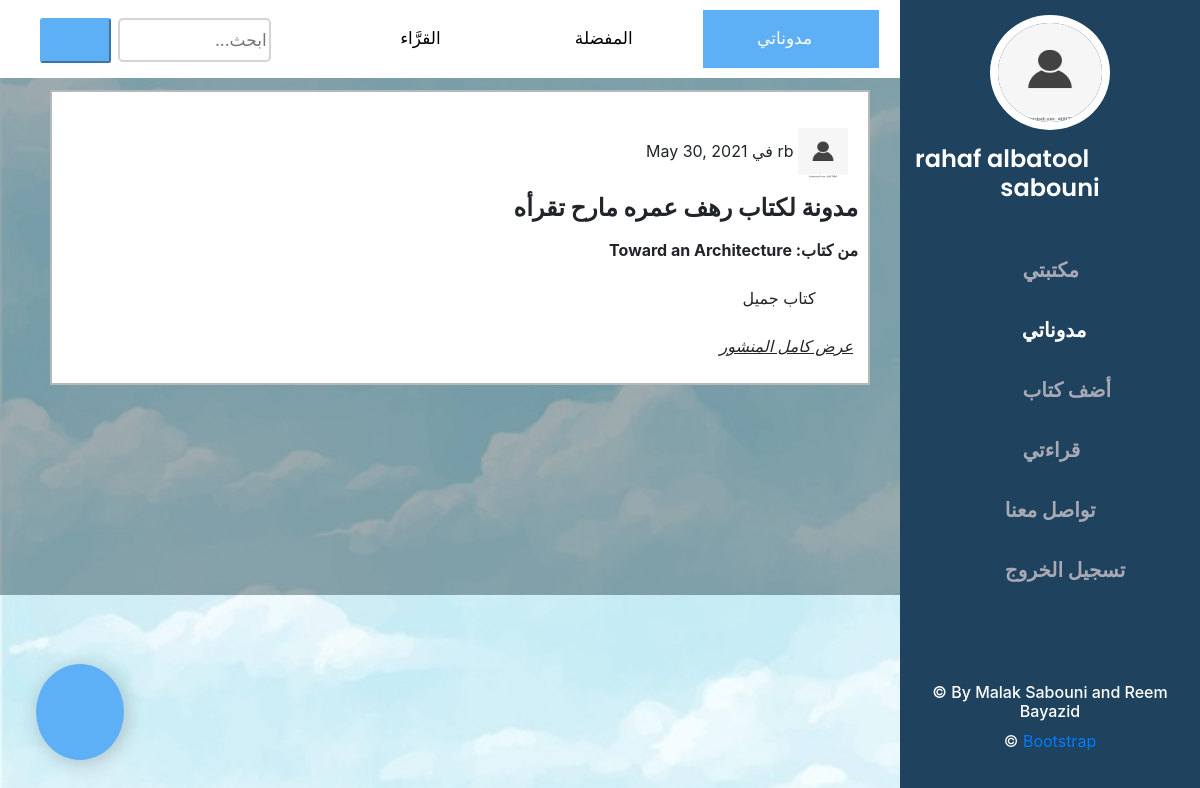
The app's page /myNotes (signed in), older data.
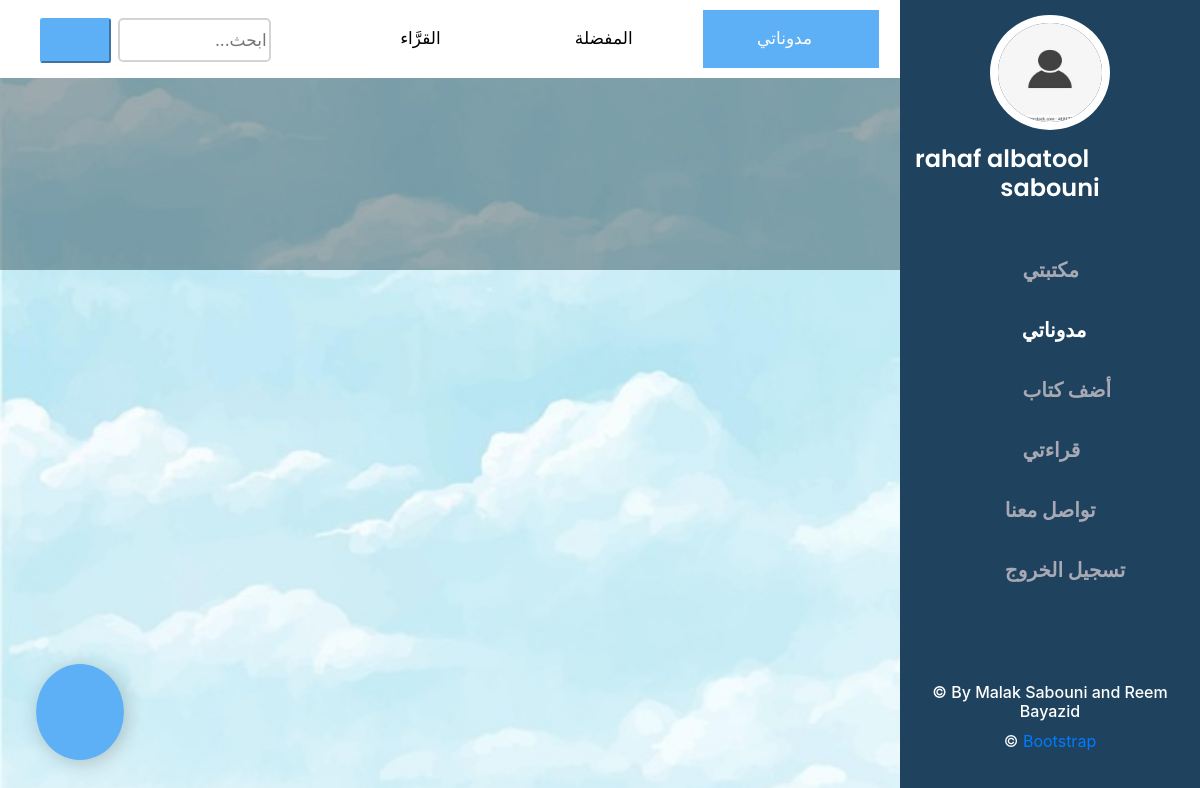
The same page, newer data.
### AJNIHA/models.py (models this page shows, shortened)
class ReaderAccount(models.Model):
    fName= models.CharField(max_length=40)
    sName = models.CharField(max_length=40)
    username= models.ForeignKey(User,on_delete=models.CASCADE)
    email= models.EmailField()
    prof_pic= models.ImageField(default='/default.jpg',blank=True,null=True,upload_to='')

class ReadingRecords(models.Model):
    book_shelf_user= models.ForeignKey(shelves_Readers_Books,on_delete=models.CASCADE)
    note_title = models.CharField(max_length=40)
    date = models.DateTimeField()
    note = RichTextField()
    private = models.BooleanField(default=False)
    bookcompleted = models.BooleanField(default=False)
    headerImg=models.ImageField(blank=True,null=True,upload_to='')
    def summary(self):
        return self.note[:50]

class shelves_Readers_Books(models.Model):
    reader= models.ForeignKey(ReaderAccount,unique=False, on_delete=models.CASCADE)
    book= models.ForeignKey(Book,unique=False, on_delete=models.CASCADE)
    shelf= models.ForeignKey(Shelves,unique=False, on_delete=models.CASCADE)
    class Meta:
        unique_together = ('reader', 'book','shelf')

class Book(models.Model):
    author= models.CharField(max_length=40)
    pageNo = models.IntegerField(null=True,blank=True)
    bookTitle = models.CharField(max_length=40)
    isbn=models.CharField(max_length=40,default=1,null=True,blank=True)
    description =models.TextField(null=True,blank=True)
    bookLink = models.CharField(max_length=200,null=True,blank=True,default=None)
    image = models.ImageField(default='/book.png',blank=True,null=True,auto_created=True,upload_to='')

### AJNIHA/views.py (the view)
# urls.py: path('myNotes', views.myNotes, name='myNotes'),
@login_required(login_url='loginPage')
def myNotes(request):
    user = request.user
    nav1 = "myNotes"
    if request.method == "POST":
        if "AddNote" in request.POST:
            title = request.POST.get('title')
            note = request.POST.get('note')
            date = datetime.now()
            private = request.POST.get('private')
            if private == "on":
                private = True
            else:
                private = False
            myfile =None
            try:
                myfile = request.FILES['myfile']
            except:
                pass
            bookSelect = request.POST.get("shelfSelect")
            book_shelf_user = shelves_Readers_Books.objects.filter(reader__username__exact=user,
                                                                   book__bookTitle__exact=bookSelect)
            record = ReadingRecords(book_shelf_user=book_shelf_user.first(), note_title=title, date=date,
                                     note=note, private=private,headerImg=myfile)
            record.save()
            return niv(request, nav1, "succA")
        elif "FavA" in request.POST:
            noteId = request.POST.get("txt")
            noteId = ReadingRecords.objects.filter(id__exact=noteId).first()
            Reader = ReaderAccount.objects.filter(username__username__exact=user).first()
            var_com = liked_post(note_id=noteId, liked_by=Reader)
            try:
                var_com.save()
            except:
                var_com = liked_post.objects.filter(note_id=noteId, liked_by=Reader).first()
                var_com.delete()
            return niv(request, nav1, "succL")
        elif "AddNoteEdit" in request.POST:
            title = request.POST.get('titleEdit')
            note = request.POST.get('noteEdit')
            noteId = request.POST.get("noteSelected")
            private = request.POST.get('privateEdit')
            if private == "on":
                private = True
            else:
                private = False
            bookSelect = request.POST.get("shelfSelectEdit")
            book_shelf_user = shelves_Readers_Books.objects.filter(reader__username__exact=user,
                                                               book__bookTitle__exact=bookSelect)
            Record = ReadingRecords.objects.filter(id__exact=noteId).first()
            Record.book_shelf_user=book_shelf_user.first()
            Record.note_title=title
            Record.note=note
            Record.private=private
            Record.save()
            return niv(request, "myNotes", "succE")
        elif "noteToDelete" in request.POST:
            noteId= request.POST.get("noteDelete")
            noteId =ReadingRecords.objects.filter(id__exact=noteId)
            noteId.delete()
            return niv(request, "myNotes", "succD")
        elif "search" in request.POST:
            filterKey = request.POST.get("search-boc")
            return filterNotes(request, nav1, filterKey)
    else:
        return niv(request, nav1, "")

### AJNIHA/forms.py
class ReadingRecordForm(ModelForm):
    note = forms.CharField(widget=CKEditorWidget())
    class Meta:
        model = ReadingRecords
        fields = ['note']

class EditReadingReacordField(ModelForm):
    noteEdit = forms.CharField(widget=CKEditorWidget())
    class Meta:
        model = ReadingRecords
        fields = ['noteEdit']

### AJNIHA/templates/AJNIHA/myNotes.html (shortened to what this page needs)
{% extends 'AJNIHA/layout.html' %}
{% load static %}
{% block content %}
<!DOCTYPE html>
<html>
<head>
    <link href="{% static 'wingsApp/userHome/assets/css/noteNavStyle.css'%}" rel="stylesheet">
<link href="https://maxcdn.bootstrapcdn.com/font-awesome/4.2.0/css/font-awesome.min.css" rel="stylesheet" media="all">
</head>
<body>
<header class="topnav">
    <div class="navTypes">
           <a class="" href="{% url 'allNotes' %}"> القرَّاء <i class="bx bx-globe"></i></a>
            <a   href="{% url 'liked' %}"> المفضلة<i class="bx bx-book-bookmark"></i> </a>
    <a  class="activeNote" href="{% url 'myNotes' %}"> مدوناتي<i class="bx bx-note"> </i> </a>
        </div>
<div class="search-container">
           <form method="post">
 <input type="text" placeholder="...ابحث"   id="search-box" name="search-boc"  />
                                  <button type="submit" id="search" name="search" ><i  class="bx bx-search" ></i></button>
         </form>
  </div>
</header>
<main id="main">
    <section style="background-color: transparent" id="portfolio" class="portfolio section-bg" >
<div style="direction:rtl;background-color: rgba(5,32,40,0.37);
  align-items: center;
  padding: 30px;
"
 class="container">
{% for note in notes %}
<div style=""  data-aos="fade-up" data-aos-delay="100">
    <div style="  border-color: hsla(0, 0%, 100%, .6);
" class=" portfolio-item filter-app">
        <div style="background-color: white;
border-style: solid;border-color: #b4b8b8;border-width: 2px;
padding: 10px;
" class="portfolio-wrap1  ">
            <p style="text-align: right">
               <p style="float: right;margin: 10px;">   <img src="{{ note.book_shelf_user.reader.prof_pic.url }}" style="height: 50px;width: 50px;" > {{ note.book_shelf_user.reader.username }} في  {{ note.date.date}}</p>
                    <br><br><br>
                    <b style="font-size: 24px;float: right;" >{{ note.note_title }}</b>
                    <br><br>
                    <b style="float: right;">من كتاب:  {{ note.book_shelf_user.book.bookTitle }}</b>
                    <br><br>
            <p style="float: right; margin-right: 10px;"><i class="bx bxs-quote-alt-right" style="float: right;margin-right: 10px;margin-left: 10px;"></i>{{ note.summary|safe }} <i class="bx bxs-quote-alt-left" style="margin-left: 10px;margin-right: 10px"></i></p><br><br>
            <div class="portfolio-links" style="float: right;display: block;" >
                 <a  class="portfolio-lightbox" title="
	                  <h3 style='color:#e16912;margin-top: 30px;' > عنوان التدوينة: {{ note.note_title }} </h3> </b>
	                  <h5 style='color:#e16912;' > من كتاب: {{ note.book_shelf_user.book.bookTitle }}
	                   </h5>
	                  <hr>
        <br><br>
	<h4 style='color: #322e2f;display:block;overflow: auto;height:100px;width:90%; margin:auto;'>
	 {{ note.note }}
	 </h4>
	 <hr>
	 <h4 style='color:#12a4d9;'>
	<img src='{{ note.book_shelf_user.reader.prof_pic.url }}' style='height: 70px;width: 70px;' >
	{{ note.book_shelf_user.reader.username }} :نشرت بواسطة
	</h4>
	<h6 style='color:#12a4d9;'>
	{{ note.date}}
	</h6>
	" style="padding-left: 5px;">
         <i style="float: right;padding-right: 5px;text-decoration:underline;cursor: pointer ">عرض كامل المنشور</i>
</a>
        </div>
<div style="display: inline-block; margin-bottom: 15px; padding: 0px" >
                <a title="إضافة إلى المفضلة" id="{{ note.id }}" name="addFav" ><i class="bx bx-heart hvr-icon-bounce" style="padding-left: 5px; color: darkred; font-size:24px; "id="{{ note.id }}"></i> </a>
                    <a  title="تعديل التدوينة" class=""  name="edit" id="{{ note.id }}" ><i class="bx bxs-edit-alt hvr-icon-bounce" style="padding-left: 5px; color: #0a58ca;font-size:24px;"  id="{{ note.id }}"></i></a>
                   <a  title="حذف التدوينة" class="" name="delete"  id="{{note.id}}"> <i class="bx bxs-x-square hvr-icon-bounce" style="padding-left: 5px; color: chocolate;font-size:24px;"  id="{{ note.id }}"></i></a>
                </div>
    </div>
</div>
{% endfor %}
 <form method="post">
        </form>
 <form method="post">
            </form>
</div>
</div>
    </section>
</main>
<button id="myBtn"  type="button" class="button addNote bx bxs-pen" style="font-size:36px; border-radius: 100%;position: fixed; bottom: 5%;left: 3%;padding: 30px;" title="إضافة مدونة" ></button>
  </body>
    </html>
{% endblock %}

### AJNIHA/templates/AJNIHA/layout.html (shortened to what this page needs)
{% load static %}
<!DOCTYPE html>
<html lang="en">
<head>
  <link href="{% static 'wingsApp/userHome/assets/vendor/aos/aos.css'%}" rel="stylesheet">
  <link href="{% static 'wingsApp/userHome/assets/vendor/bootstrap/css/bootstrap.min.css'%}" rel="stylesheet">
  <link href="{% static 'wingsApp/userHome/assets/vendor/bootstrap-icons/bootstrap-icons.css'%}" rel="stylesheet">
  <link href="{% static 'wingsApp/userHome/assets/vendor/boxicons/css/boxicons.min.css'%}" rel="stylesheet">
  <link href="{% static 'wingsApp/userHome/assets/vendor/glightbox/css/glightbox.min.css'%}" rel="stylesheet">
  <link href="{% static 'wingsApp/userHome/assets/vendor/swiper/swiper-bundle.min.css'%}" rel="stylesheet">
  <link href="{% static 'wingsApp/userHome/assets/css/style.css'%}" rel="stylesheet">
</head>
  <header id="header">
    <div class="d-flex flex-column">
      <div class="profile">
<a href="{% url 'setting' %}">
            <img src=" {% block profile %} {{ reader.prof_pic.url }} {% endblock %} " alt="" class="rounded-circle" style="border-radius: 3em;height: 115px;">
<div style="position: absolute;
  top: 12%;
  left: 50%;
  transform: translate(-50%, -50%);" class="centered">تغيير الصورة</div>
</a>
        <h1 class="text-light"><a >{{ request.user.first_name }}  {{ request.user.last_name }} </a></h1>
      <br>
      </div>
    </div>
      <nav id="navbar" class="nav-menu navbar">
          <ul>
           <li><a href="{% url 'library' %}" class="nav-link scrollto"  id ="libMainNav"> <span style="color:#1f435f">hh</span> <span> مكتبتي </span><span style="color:#1f435f">d</span><i class="bx bx-library"></i></a></li>
          <li><a href="{% url 'myNotes' %}" class="nav-link scrollto " id ="noteMainNav"><span style="color:#1f435f; font-size: small">nnn</span> <span> مدوناتي </span><span style="color:#1f435f">d</span><i class="bx bx-file-blank"></i> </a></li>
           <li><a href="{% url 'search' %}" class="nav-link scrollto"  id ="addMainNav"><span style="color:#1f435f; font-size: small">ddd</span><span> أضف كتاب </span><span style="color:#1f435f">d</span><i class="bx bx-book-add"></i> </a></li>
         <li><a href="{% url 'stat' %}" class="nav-link scrollto"  id ="readMainNav"><span style="color:#1f435f; font-size: small">ddd</span> <span> قراءتي </span><span style="color:#1f435f">d</span><i class="bx bx-chart"></i> </a></li>
           <li><a href="{% url 'contact' %}" class="nav-link scrollto"  id ="contactlibMainNav"><span style="color:#1f435f;font-size: small">d</span> <span> تواصل معنا </span><span style="color:#1f435f">d</span><i class="bx bx-envelope"></i> </a></li>
          <li><a href="{% url 'logoutUser' %}" class="nav-link scrollto" ><span style="color:#1f435f;font-size: small">d</span> <span> تسجيل الخروج </span><span style="color:#1f435f">d</span><i class="bx bx-exit"></i> </a></li>
        </ul>
      </nav>
   <footer id="footer">
       <br><br><br>
    <div class="container align-content-end">
      <div class="credits">
          <h6>&copy; By Malak Sabouni and Reem Bayazid </h6>
        &copy; <a href="https://bootstrapmade.com/">Bootstrap</a>
      </div>
    </div>
  </footer>
  </header>
{% block content %}
{% endblock %}
<link rel="stylesheet" href="https://maxcdn.bootstrapcdn.com/bootstrap/4.0.0/css/bootstrap.min.css">

### AJNIHA/static/wingsApp/userHome/assets/css/style.css (style rules this page uses)
body { font-family: "Open Sans", sans-serif; color: #272829; background: url("../img/Webp.net-resizeimage(5).jpg") top left no-repeat fixed; background-size: cover; }
a { color: #149ddd; text-decoration: none; }
h1, h2, h3, h4, h5, h6 { font-family: "Raleway", sans-serif; }
#header { position: fixed; top: 0; right: 0; bottom: 0; width: 300px; transition: all ease-in-out 0.5s; z-index: 9997; transition: all 0.5s; padding: 0 15px; background: #1f435f; overflow-y: auto; }
#header .profile img { margin: 15px auto; display: block; width: 120px; border: 8px solid #ffffff; }
#header .profile h1 { font-size: 24px; margin: 0; padding: 0; font-weight: 600; -moz-text-align-last: center; text-align-last: center; font-family: "Poppins", sans-serif; }
#header .profile h1 a, #header .profile h1 a:hover { color: #fff; text-decoration: none; }
#main { margin-right: 300px; direction: rtl; }
.nav-menu { padding: 30px 0 0 0; }
.nav-menu * { margin: 0; padding: 0; list-style: none; }
.nav-menu > ul > li { position: relative; white-space: nowrap; text-align:center }
.nav-menu a { display: flex; align-items: center; color: #a8a9b4; padding: 12px 15px; margin-bottom: 8px; margin-left: 50px; margin-right: 50px; transition: 0.3s; font-size: 10px; }
.nav-menu a i { font-size: 20px; color: rgba(251, 200, 179, 0.38); }
.nav-menu a:hover, .nav-menu .active, .nav-menu li:hover > a { text-decoration: none; color: #fff; }
.nav-menu a:hover i, .nav-menu .active i, .nav-menu li:hover > a i { color: #5eb0f6; }
.nav-menu a { font-size: 20px; margin: 8px; padding-bottom: 10px; font-weight: 600; -moz-text-align-last: center; text-align-last: center; margin-left: 50px ; font-family: "Poppins", sans-serif; }
.nav-menu ul { text-align: right; }
.container { background-color: rgba(255, 255, 255, 0.43); }
section { padding: 60px 0; overflow: hidden; }
.section-bg { background: rgba(245, 248, 253, 0); margin-bottom: 10%; }
.button { color: #ffffff; background-color: #5eb0f6; padding: 12px 25px; font-size: 16px; text-transform: uppercase; border: 0; border-radius: 2px; outline: 0; box-shadow: 3px 3px 20px rgba(0, 0, 0, 0.2); transition: all .2s; }
input { width: 100%; height: 40%; border: #5eb0f6 solid 2px; border-radius: 10px; min-height: 30px; font-size: 16px; }
input:valid { border-color: #5eb0f6; }
.centered { color: transparent; }
#footer .container { background-color:#1f435f ; color: white; text-align: center; }

### AJNIHA/static/wingsApp/userHome/assets/css/noteNavStyle.css (style rules this page uses)
.topnav { position: fixed; display: block; width: 100%; top: 0px; left: 0px; z-index:1000; margin-top: 0px; padding-right: 1%; padding-left: 1%; padding-top: 10px; padding-bottom: 10px; overflow: hidden; background-color: white; }
.topnav .navTypes { display: inline-block; margin: auto; width: 50%; }
.topnav .navTypes a { width: 30%; display: inline-block; color: black; text-align: center; padding: 16px 16px 16px 16px; text-decoration: none; font-size: 17px; }
.topnav a.activeNote { background-color: #5eb0f6; text-decoration: none; color: white; }
.topnav .search-container { float: left; display: block; margin-right: 6%; margin-left: 2%; width: 20%; }
.topnav input[type=text] { display: block; float: right; width: 65%; padding-top: 10px; padding-bottom: 10px; margin-top: 8px; margin-left: 1%; font-size: 17px; border-color: #d7d3d3; border-radius: 0.3em; }
.topnav input[type=text]::placeholder { text-align: right; }
.topnav .search-container button { display: inline-block; float: left; color: white; width: 30%; margin-left: 2%; margin-right: 2%; padding: 10px; margin-top: 8px; background: #5eb0f6; font-size: 14px; border-color:#5eb0f6; border-radius: 0.2em; cursor: pointer; }

Row changes from the older to the newer data that the page shows:
removed ReadingRecords: book_shelf_user.reader.prof_pic (placeholder picture), date "May 30, 2021", note_title "مدونة لكتاب رهف عمره مارح تقرأه", book_shelf_user.book.bookTitle "Toward an Architecture", summary "كتاب جميل"
